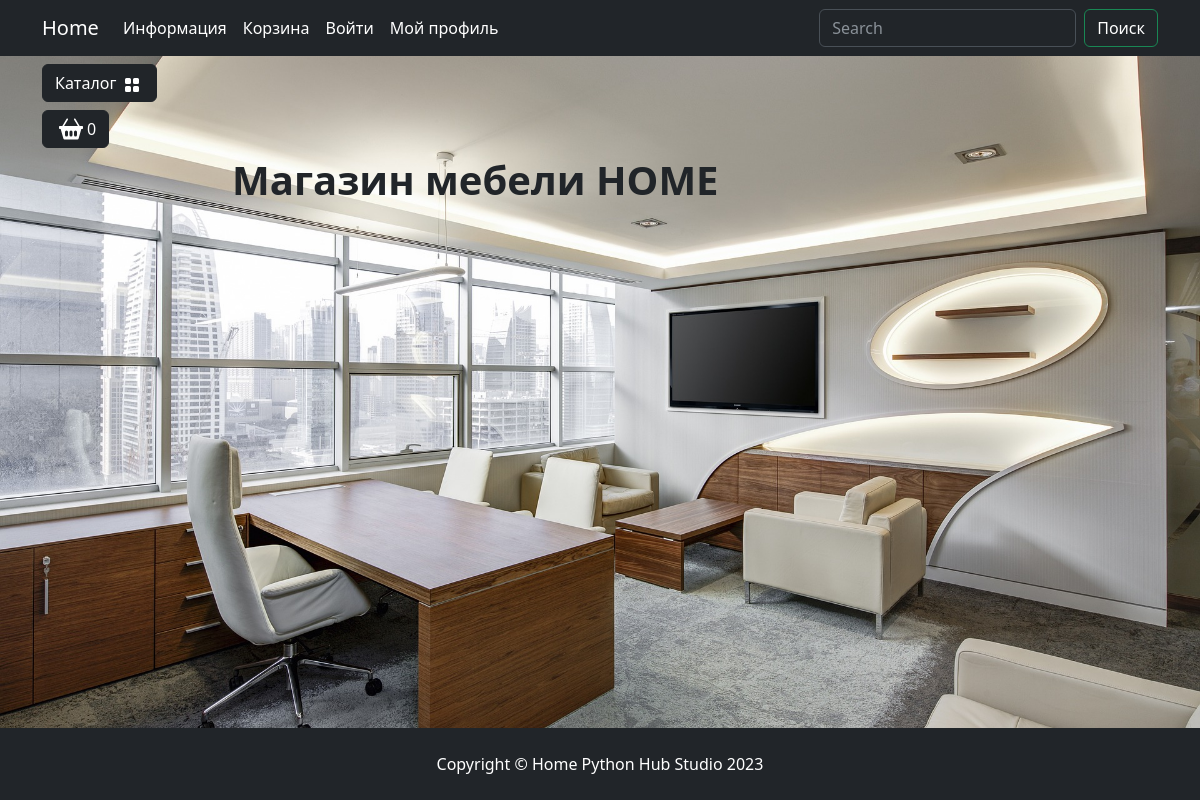
The app's page /goods/catalog/, older data.
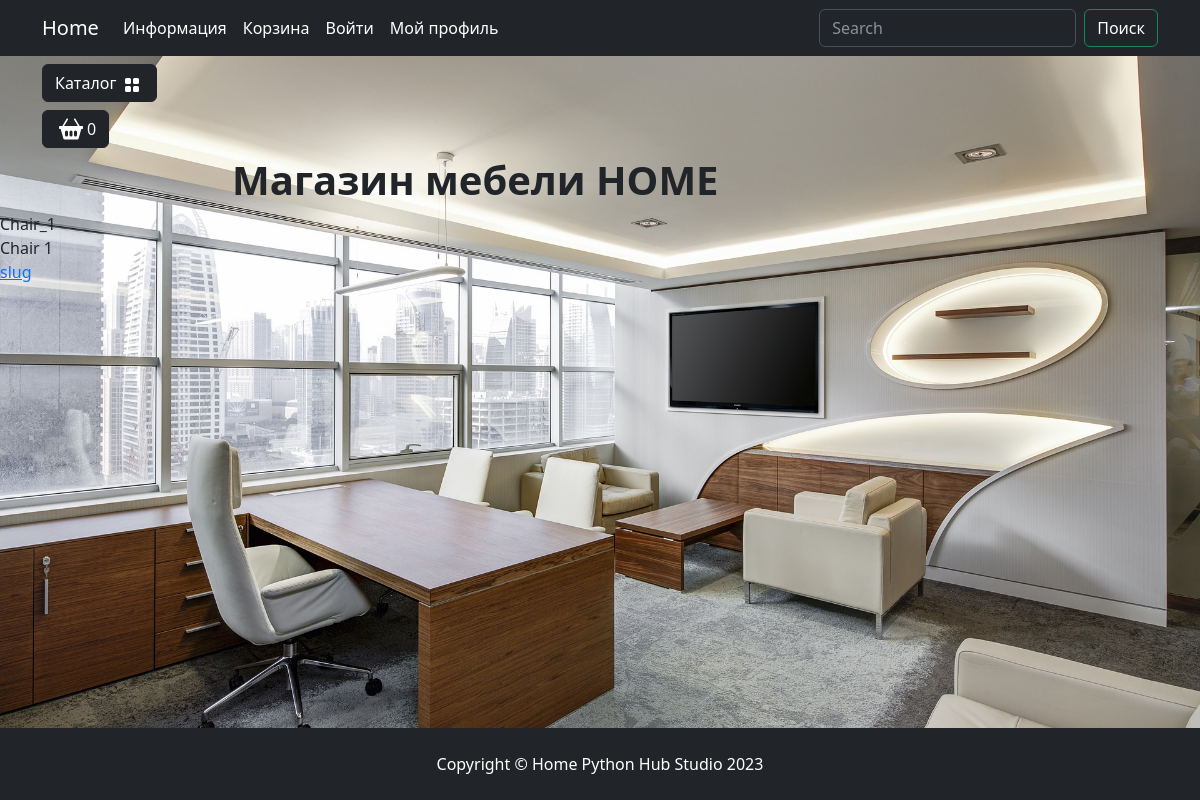
The same page, newer data.
### goods/models.py (models this page shows, shortened)
class Products(models.Model):
    name =  models.CharField(max_length=200, unique=True, verbose_name='Название')
    slug = models.SlugField(max_length=300, unique=True, blank=True, null=True, verbose_name='URL_product')
    description = models.TextField(blank=True, null=True, verbose_name='Описание')
    image = models.ImageField(upload_to='Products_image/%Y/%m/%d', default='default.jpg', blank=True, null=True, verbose_name='Изображение')
    price = models.DecimalField(default=0.00, max_digits=6, decimal_places=2, verbose_name='Цена')
    discount = models.DecimalField(default=0.00, max_digits=6, decimal_places=2, verbose_name='Скидка')
    quantity = models.PositiveIntegerField(default=0, verbose_name='Количество')
    category = models.ForeignKey(to=Categories, on_delete=models.CASCADE, verbose_name='Категория')
    class Meta:
        db_table = 'product'
        verbose_name = 'Товар'
        verbose_name_plural = 'Товары'
        ordering = ('id',)

### goods/views.py (the view)
# urls.py: path('catalog/', views.catalog, name='catalog'),
def catalog(request):
    goods = Products.objects.all()
    context = {
        'goods': goods,
    }
    return render(request, 'goods/catalog.html', context)

### goods/templates/goods/catalog.html (shortened to what this page needs)
{% extends 'base.html' %}
{% load static %}
{% block content %}
    {% for item in goods %}
    <div>
        <div>{{ item.name }}</div>
        <div>{{ item.description }}</div>
        <div><a href="{% url 'goods:product' slug=item.slug %}">slug</a></div>
    </div>
    {% endfor %}
{% endblock content %}

Row changes from the older to the newer data that the page shows:
added Products: name "Chair_1", description "Chair 1"
